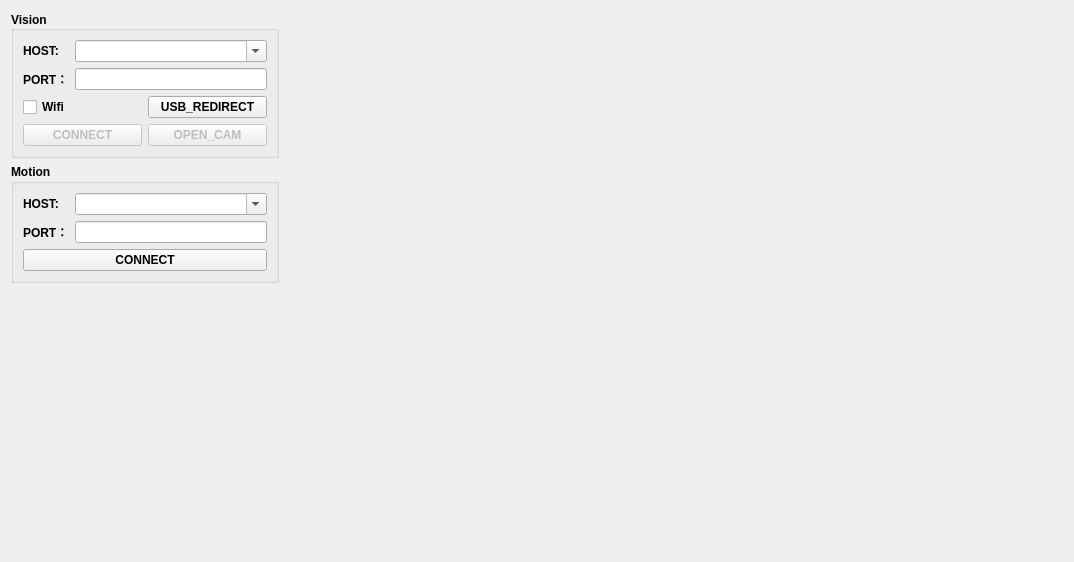
<?xml version="1.0" encoding="UTF-8"?>
<ui version="4.0">
 <class>networkPage</class>
 <widget class="QWidget" name="networkPage">
  <property name="geometry">
   <rect>
    <x>0</x>
    <y>0</y>
    <width>1074</width>
    <height>562</height>
   </rect>
  </property>
  <property name="windowTitle">
   <string/>
  </property>
  <layout class="QGridLayout" name="gridLayout_2">
   <item row="0" column="0">
    <widget class="QGroupBox" name="VisionBox">
     <property name="sizePolicy">
      <sizepolicy hsizetype="Preferred" vsizetype="Preferred">
       <horstretch>0</horstretch>
       <verstretch>0</verstretch>
      </sizepolicy>
     </property>
     <property name="maximumSize">
      <size>
       <width>300</width>
       <height>200</height>
      </size>
     </property>
     <property name="font">
      <font>
       <weight>75</weight>
       <bold>true</bold>
      </font>
     </property>
     <property name="title">
      <string>Vision</string>
     </property>
     <property name="alignment">
      <set>Qt::AlignLeading|Qt::AlignLeft|Qt::AlignVCenter</set>
     </property>
     <property name="flat">
      <bool>false</bool>
     </property>
     <layout class="QGridLayout" name="gridLayout">
      <item row="0" column="0">
       <layout class="QHBoxLayout" name="horizontalLayout">
        <item>
         <layout class="QVBoxLayout" name="verticalLayout_2">
          <item>
           <widget class="QLabel" name="visionHostLabel">
            <property name="text">
             <string>HOST:</string>
            </property>
            <property name="buddy">
             <cstring>visionHostCombo</cstring>
            </property>
           </widget>
          </item>
          <item>
           <widget class="QLabel" name="visionPortLabel">
            <property name="text">
             <string>PORT：</string>
            </property>
            <property name="buddy">
             <cstring>visionPortLineEdit</cstring>
            </property>
           </widget>
          </item>
         </layout>
        </item>
        <item>
         <layout class="QVBoxLayout" name="verticalLayout">
          <item>
           <widget class="QComboBox" name="visionHostCombo">
            <property name="editable">
             <bool>true</bool>
            </property>
           </widget>
          </item>
          <item>
           <widget class="QLineEdit" name="visionPortLineEdit"/>
          </item>
         </layout>
        </item>
       </layout>
      </item>
      <item row="1" column="0">
       <layout class="QHBoxLayout" name="horizontalLayout_5">
        <item>
         <widget class="QCheckBox" name="wifiCheckBox">
          <property name="text">
           <string>Wifi</string>
          </property>
         </widget>
        </item>
        <item>
         <widget class="QPushButton" name="visionUSBRedirectBtn">
          <property name="text">
           <string>USB_REDIRECT</string>
          </property>
          <property name="checkable">
           <bool>false</bool>
          </property>
          <property name="checked">
           <bool>false</bool>
          </property>
         </widget>
        </item>
       </layout>
      </item>
      <item row="2" column="0">
       <layout class="QHBoxLayout" name="horizontalLayout_2">
        <item>
         <widget class="QPushButton" name="visionConnectBtn">
          <property name="enabled">
           <bool>false</bool>
          </property>
          <property name="text">
           <string>CONNECT</string>
          </property>
          <property name="checkable">
           <bool>false</bool>
          </property>
          <property name="checked">
           <bool>false</bool>
          </property>
         </widget>
        </item>
        <item>
         <widget class="QPushButton" name="visionOpenCamBtn">
          <property name="enabled">
           <bool>false</bool>
          </property>
          <property name="text">
           <string>OPEN_CAM</string>
          </property>
         </widget>
        </item>
       </layout>
      </item>
     </layout>
    </widget>
   </item>
   <item row="0" column="1">
    <spacer name="horizontalSpacer">
     <property name="orientation">
      <enum>Qt::Horizontal</enum>
     </property>
     <property name="sizeHint" stdset="0">
      <size>
       <width>784</width>
       <height>121</height>
      </size>
     </property>
    </spacer>
   </item>
   <item row="1" column="0">
    <widget class="QGroupBox" name="motionBox">
     <property name="sizePolicy">
      <sizepolicy hsizetype="Preferred" vsizetype="Preferred">
       <horstretch>0</horstretch>
       <verstretch>0</verstretch>
      </sizepolicy>
     </property>
     <property name="maximumSize">
      <size>
       <width>300</width>
       <height>200</height>
      </size>
     </property>
     <property name="font">
      <font>
       <weight>75</weight>
       <bold>true</bold>
      </font>
     </property>
     <property name="title">
      <string>Motion</string>
     </property>
     <property name="alignment">
      <set>Qt::AlignLeading|Qt::AlignLeft|Qt::AlignTop</set>
     </property>
     <layout class="QGridLayout" name="gridLayout_3">
      <item row="0" column="1">
       <layout class="QVBoxLayout" name="verticalLayout_4">
        <item>
         <layout class="QHBoxLayout" name="horizontalLayout_3">
          <item>
           <layout class="QVBoxLayout" name="verticalLayout_5">
            <item>
             <widget class="QLabel" name="hostLabel_2">
              <property name="text">
               <string>HOST:</string>
              </property>
              <property name="buddy">
               <cstring>visionHostCombo</cstring>
              </property>
             </widget>
            </item>
            <item>
             <widget class="QLabel" name="portLabel_2">
              <property name="text">
               <string>PORT：</string>
              </property>
              <property name="buddy">
               <cstring>visionPortLineEdit</cstring>
              </property>
             </widget>
            </item>
           </layout>
          </item>
          <item>
           <layout class="QVBoxLayout" name="verticalLayout_6">
            <item>
             <widget class="QComboBox" name="motionHostCombo">
              <property name="editable">
               <bool>true</bool>
              </property>
             </widget>
            </item>
            <item>
             <widget class="QLineEdit" name="motionPortLineEdit"/>
            </item>
           </layout>
          </item>
         </layout>
        </item>
        <item>
         <layout class="QHBoxLayout" name="horizontalLayout_4">
          <item>
           <widget class="QPushButton" name="motionConnectBtn">
            <property name="enabled">
             <bool>true</bool>
            </property>
            <property name="text">
             <string>CONNECT</string>
            </property>
            <property name="checkable">
             <bool>false</bool>
            </property>
            <property name="checked">
             <bool>false</bool>
            </property>
           </widget>
          </item>
         </layout>
        </item>
       </layout>
      </item>
     </layout>
    </widget>
   </item>
   <item row="2" column="0">
    <spacer name="verticalSpacer">
     <property name="orientation">
      <enum>Qt::Vertical</enum>
     </property>
     <property name="sizeHint" stdset="0">
      <size>
       <width>249</width>
       <height>387</height>
      </size>
     </property>
    </spacer>
   </item>
  </layout>
 </widget>
 <tabstops>
  <tabstop>visionUSBRedirectBtn</tabstop>
  <tabstop>visionConnectBtn</tabstop>
  <tabstop>visionOpenCamBtn</tabstop>
  <tabstop>visionHostCombo</tabstop>
  <tabstop>visionPortLineEdit</tabstop>
 </tabstops>
 <resources/>
 <connections/>
</ui>
